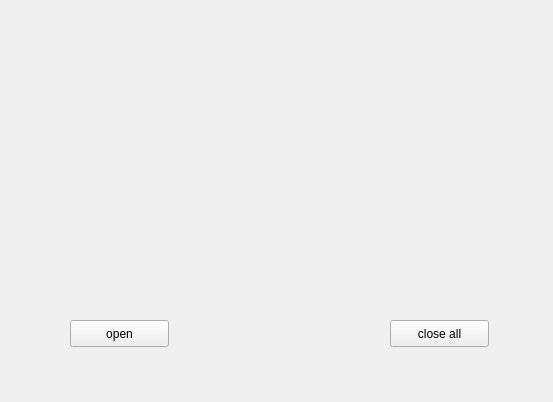
<?xml version="1.0" encoding="UTF-8"?>
<ui version="4.0">
 <class>CameraWidget</class>
 <widget class="QWidget" name="CameraWidget">
  <property name="geometry">
   <rect>
    <x>0</x>
    <y>0</y>
    <width>553</width>
    <height>402</height>
   </rect>
  </property>
  <property name="windowTitle">
   <string>Form</string>
  </property>
  <widget class="QPushButton" name="pushButton">
   <property name="geometry">
    <rect>
     <x>390</x>
     <y>320</y>
     <width>99</width>
     <height>27</height>
    </rect>
   </property>
   <property name="text">
    <string>close all</string>
   </property>
  </widget>
  <widget class="QPushButton" name="pushButton_2">
   <property name="geometry">
    <rect>
     <x>70</x>
     <y>320</y>
     <width>99</width>
     <height>27</height>
    </rect>
   </property>
   <property name="text">
    <string>open</string>
   </property>
  </widget>
 </widget>
 <resources/>
 <connections/>
</ui>
